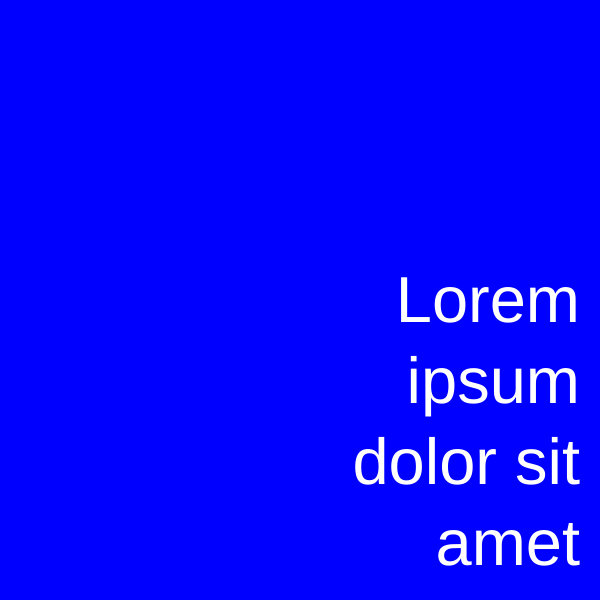
Frame 1 (no input)
Frame 60 (no input): identical to frame 1, image omitted
Frame 120 (the mouse pressed at the canvas centre since frame 60): identical to frame 1, image omitted

The p5.js sketch that drew this single still picture (run headless with seeded random() and noise() and a simulated clock; from frame 60 on, the mouse is pressed at the canvas centre):

// p5.js sketch
// ── sketch.js
const phrase = "Lorem ipsum dolor sit amet"

function setup(){
    createCanvas(600, 600);
}

function draw(){
    background(0, 0, 255);
    fill(255);
    textSize(65);
    textAlign(RIGHT, BOTTOM);
    text(phrase, 280, -20, 300, 600)
}
